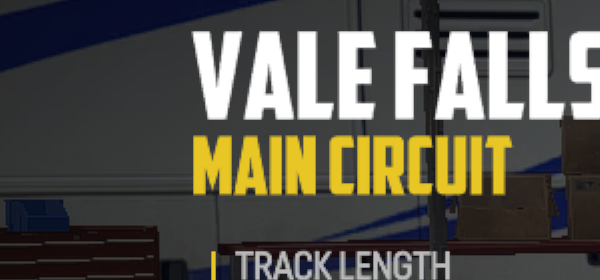
#> input picture sidecar/debug_crops/event_classify_event.png, 600 x 280 px
$ python -i ocr_extractor.py   (imports and definitions only)
#> lines starting #> are read from the running program, lines starting #| are printed output that depends on the picture
"""
Wreckfest screenshot OCR extractor.

Supports three screen types:

  event   — pre-race lobby: extracts track name + variation
  tune    — tune tab: detects active position on each slider
  results — race results table: extracts your row by username

Regions are defined for a 3840x2152 reference resolution and auto-scaled to
whatever resolution the actual screenshot is.  Override them in config.json →
"regions" if the defaults don't align after looking at the debug crops.
"""

from __future__ import annotations
import re
import numpy as np
import cv2
from PIL import Image
import pytesseract

# ─── Reference resolution & regions ───────────────────────────────────────────
# All (x1, y1, x2, y2) values are in 3840x2152 space.
# Call scale_regions(regions, img) to get pixel-accurate values for any image.

BASE_W, BASE_H = 3840, 2152

DEFAULT_REGIONS: dict[str, tuple[int, int, int, int]] = {
    # ── Classification anchors ─────────────────────────────────────────────────
    # "RESULTS" big text, top-left
    "classify_results": (0,   0,   600,  180),
    # "SUSPENSION" header in the tune panel
    "classify_tune":    (0,   380, 600,  510),
    # "TRACK LENGTH" / "SURFACE" stats block, left panel
    "classify_event":   (0,   550, 600,  830),

    # ── Event / pre-race screen ───────────────────────────────────────────────
    # Broad left panel: we OCR it and parse out the track + variation lines
    "event_panel":      (50,  190, 1200, 650),

    # ── Tune screen — slider track strips ─────────────────────────────────────
    # These are NARROW horizontal strips (≈30px tall) that contain only the
    # slider dots.  The active dot is a filled white circle = larger bright blob.
    "slider_suspension":    (55, 442, 840, 472),
    "slider_gear_ratio":    (55, 577, 840, 607),
    "slider_differential":  (55, 794, 840, 824),
    "slider_brake_balance": (55, 968, 840, 998),

    # ── Results screen ────────────────────────────────────────────────────────
    "results_table":    (900, 160, 3840, 1100),
}

SLIDER_LABELS: dict[str, list[str]] = {
    "suspension":    ["soft",     "standard", "stiff"],
    "gear_ratio":    ["short",    "standard", "long"],
    "differential":  ["open",     "limited",  "locked"],
    "brake_balance": ["rear",     "middle",   "front"],
}

_TESS_BLOCK  = "--oem 1 --psm 6"   # block of text
_TESS_LINE   = "--oem 1 --psm 7"   # single line
_TESS_SPARSE = "--oem 1 --psm 11"  # sparse text (mixed layout)


# ─── Region scaling ────────────────────────────────────────────────────────────

def scale_regions(regions: dict, img: Image.Image) -> dict:
    """Scale regions from the 3840x2152 reference to img's actual resolution."""
    w, h = img.size
    sx, sy = w / BASE_W, h / BASE_H
    scaled = {}
    for name, (x1, y1, x2, y2) in regions.items():
        scaled[name] = (
            int(x1 * sx), int(y1 * sy),
            int(x2 * sx), int(y2 * sy),
        )
    return scaled


# ─── Image helpers ─────────────────────────────────────────────────────────────

def load_image(path: str) -> Image.Image:
    return Image.open(path).convert("RGB")


def _crop(img: Image.Image, region: tuple) -> Image.Image:
    return img.crop(region)


def _to_gray(img: Image.Image) -> np.ndarray:
    return np.array(img.convert("L"))


# [76 lines left out: functions _preprocess, _ocr, _ocr_with_data, classify_screen, not called in this run]


# ─── Event screen ──────────────────────────────────────────────────────────────

def extract_event_screen(img: Image.Image,
                          regions: dict | None = None) -> dict:
    """
    OCR the whole left panel and pick out the track name + variation.

    The track name is the first long, all-caps, non-numeric line.
    The variation is the next all-caps, non-numeric line after it.
    We skip short fragments, numbers, and known UI labels.

    Using a broad region is more robust than tiny fixed-coordinate crops
    because we don't need pixel-perfect alignment.
    """
    r = scale_regions({**DEFAULT_REGIONS, **(regions or {})}, img)
    panel_text = _ocr(_crop(img, r["event_panel"]),
                      config=_TESS_BLOCK, scale=1.5)

    _SKIP = {"CUSTOM", "EVENT", "BANGER", "RACE", "Q", "E",
             "STANDINGS", "DIFFICULTY", "TUNE", "TRACK", "LENGTH",
             "SURFACE", "LAPS", "GRID", "SIZE", "GRAVEL", "TARMAC",
             "DIRT", "SNOW", "ASPHALT"}

    candidates = []
    for raw_line in panel_text.splitlines():
        line = _clean(raw_line).upper()
        if len(line) < 4:
            continue
        words = line.split()
        # Skip lines that are entirely UI chrome or numeric
        if all(w in _SKIP or w.isdigit() or w.replace("%", "").isdigit()
               for w in words):
            continue
        # Must be mostly alphabetic (track names are words, not stats)
        alpha_ratio = sum(c.isalpha() for c in line) / max(len(line), 1)
        if alpha_ratio < 0.6:
            continue
        candidates.append(line)

    track     = candidates[0] if len(candidates) > 0 else ""
    variation = candidates[1] if len(candidates) > 1 else ""
    return {"track": track, "variation": variation}


# ─── Tune screen ───────────────────────────────────────────────────────────────

# [112 lines left out: functions _slider_active_position, extract_tune_screen, extract_results_screen, _parse_results_row, _time_to_ms, not called in this run]


def _clean(text: str) -> str:
    return re.sub(r"\s+", " ", text).strip()

>>> import cv2
>>> picture = cv2.imread('debug_crops/event_classify_event.png', cv2.IMREAD_GRAYSCALE)
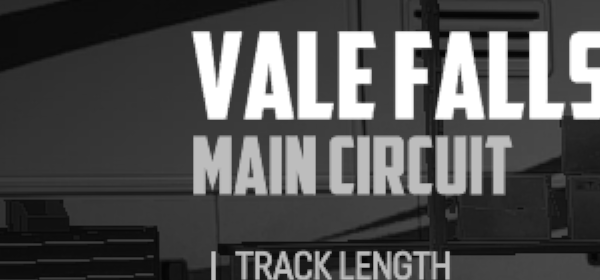
#> picture: shape (280, 600); min 4, max 255, mean 83.6
#> (the run stopped early here; a loop or call above may not have finished)

$ run again, on sidecar/debug_crops/event_classify_tune.png
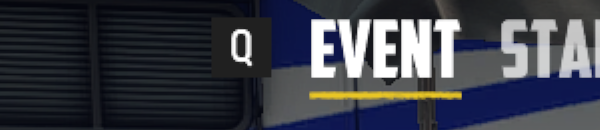
#> input picture sidecar/debug_crops/event_classify_tune.png, 600 x 130 px
#> `picture = cv2.imread('debug_crops/event_classify_event.png', cv2.IMREA..`:
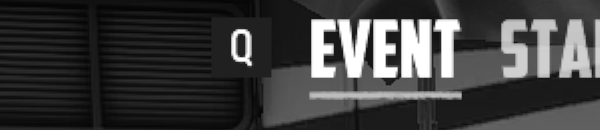
#> picture: shape (130, 600); min 6, max 255, mean 62.8

$ run again, on sidecar/debug_crops/event_event_panel.png
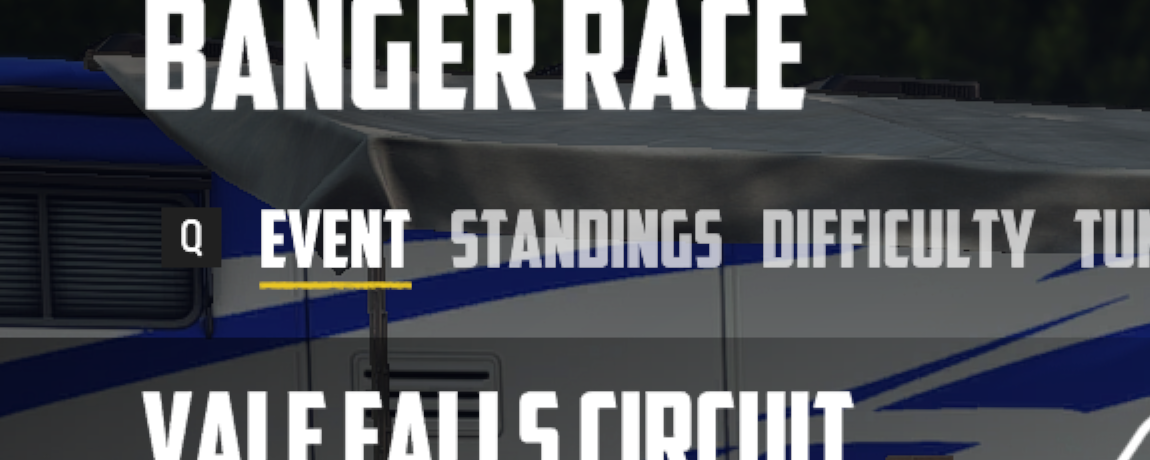
#> input picture sidecar/debug_crops/event_event_panel.png, 1150 x 460 px
#> `picture = cv2.imread('debug_crops/event_classify_event.png', cv2.IMREA..`:
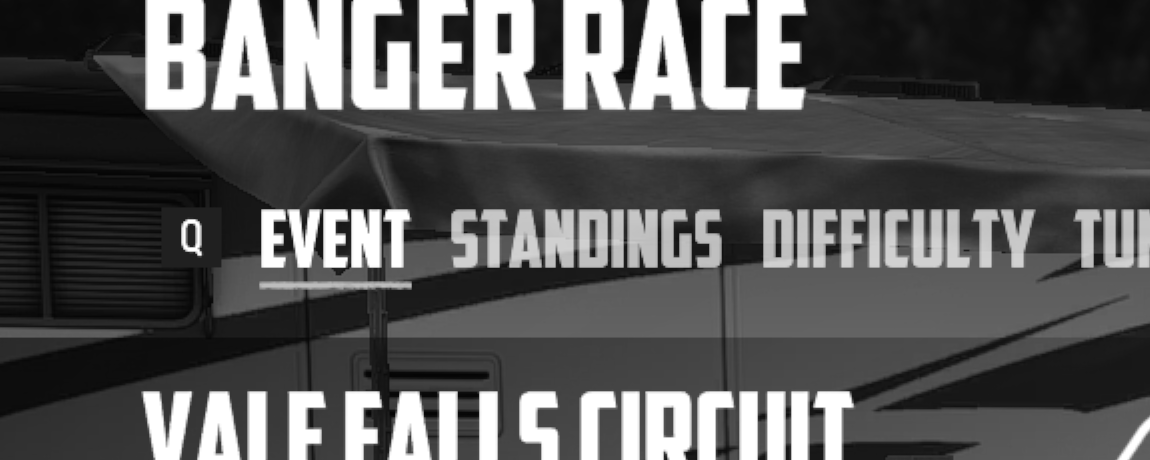
#> picture: shape (460, 1150); min 5, max 255, mean 87.7

$ run again, on sidecar/debug_crops/event_track_name.png
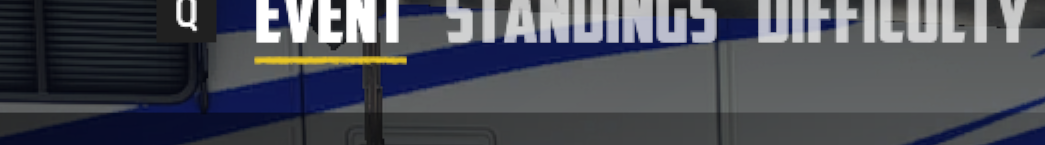
#> input picture sidecar/debug_crops/event_track_name.png, 1045 x 145 px
#> `picture = cv2.imread('debug_crops/event_classify_event.png', cv2.IMREA..`:
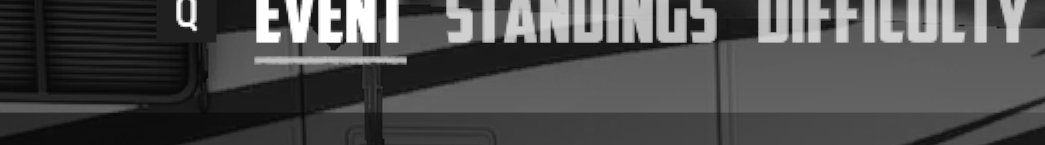
#> picture: shape (145, 1045); min 6, max 255, mean 79.1
